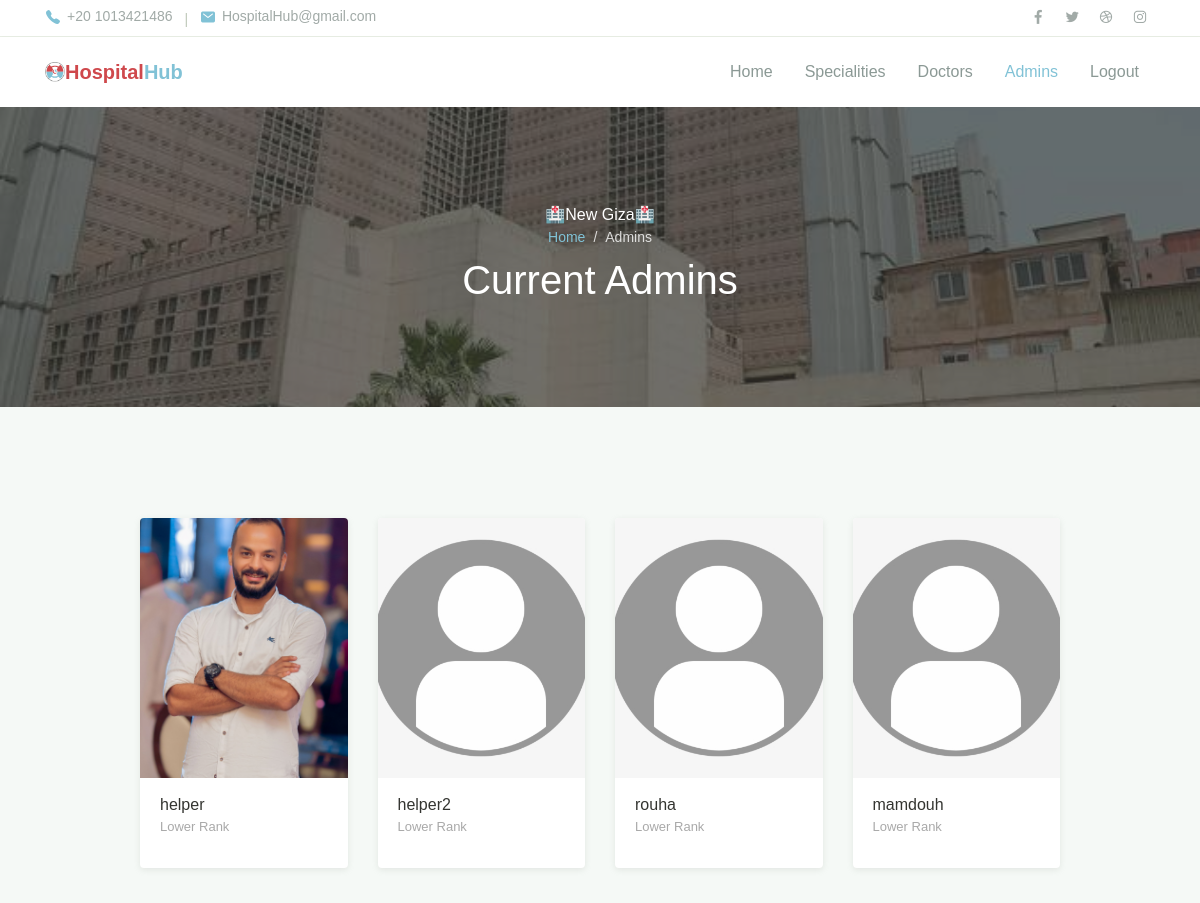
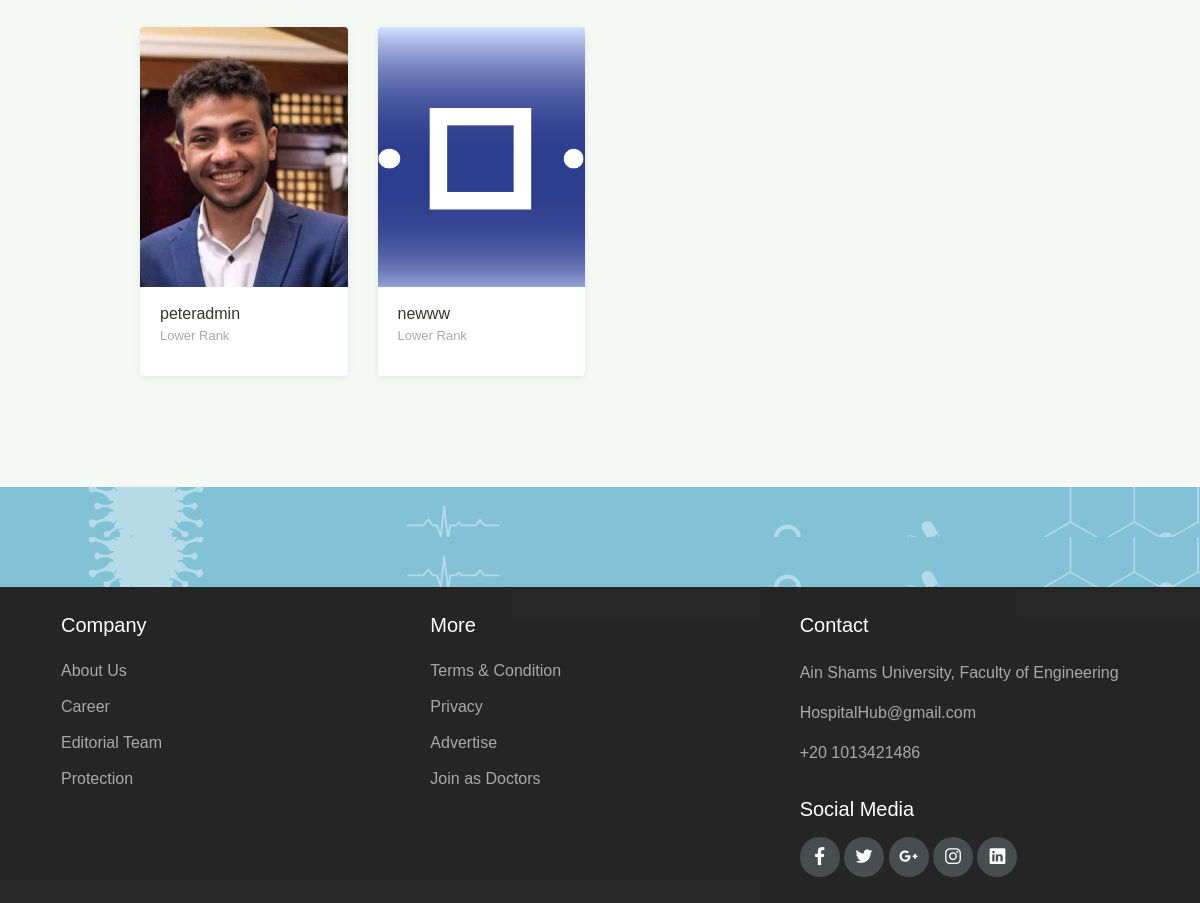
The page /hospital_hub/admin/admins (signed in) on the database its author committed (2 pictures, top to bottom).
### hospital_hub/models.py (models this page shows, shortened)
class Hospital(models.Model):
    name = models.CharField(max_length=100)
    city = models.ForeignKey(City, on_delete=models.PROTECT, null=True)
    specialities = models.ManyToManyField(Speciality, blank=True, null=True)
    image = models.ImageField(
        upload_to="media/", null=True, default="media/no_hospital_img.png")

class Admin(models.Model):
    my_account = models.ForeignKey(
        User, on_delete=models.CASCADE, related_name="my_admin")
    hospital = models.ForeignKey(
        Hospital, on_delete=models.SET_NULL, related_name="my_admins", blank=True, null=True)

class User(AbstractBaseUser):
    username = models.CharField(max_length=255, unique=True)
    email = models.EmailField(
        verbose_name='email address', max_length=255, unique=True)
    full_name = models.CharField(max_length=255, blank=True, null=True)
    phone_number = models.IntegerField()
    city = models.ForeignKey(City, on_delete=models.PROTECT, null=True)
    owner = models.BooleanField(default=False)  # can login
    admin = models.BooleanField(default=False)  # staff user non superuser
    doctor = models.BooleanField(default=False)  # superuser
    patient = models.BooleanField(default=False)  # superuser
    staff = models.BooleanField(default=False)  # necessary
    age   =models.IntegerField(null=True,blank=True)
    created_at = models.DateTimeField(auto_now_add=True,null=True,blank=True)
    image = models.ImageField(
        default="media/no_profile_img.png", upload_to="media/")
    USERNAME_FIELD = 'username'  # username
    EMAIL_FIELD = 'email'  # Email
    REQUIRED_FIELDS = ['email', 'full_name', 'phone_number']
    objects = UserManager()

### hospital_hub/views.py (the view, shortened to what this page needs)
# urls.py: path('admin/admins', views.Admin.ViewAdmins, name='admin_view_admins'),
    def ViewAdmins(request):
        hospital = request.user.my_admin.first().hospital
        admins = AdminModel.objects.filter(hospital=hospital)
        lower_admins = AdminModel.objects.filter(
            hospital=hospital, id__gt=request.user.my_admin.first().id)
        higher_admins = AdminModel.objects.filter(
            hospital=hospital, id__lt=request.user.my_admin.first().id)
        return render(request, "hospital_hub/Admin/view_admins.html", {
            "hospital_name": hospital.name,
            "lower_admins": lower_admins,
            "higher_admins": higher_admins,
        })

### hospital_hub/templates/hospital_hub/Admin/view_admins.html (shortened to what this page needs)
{%extends 'hospital_hub/Admin/admin_layout.html'%}
{%load static%}
{%block body%}
<header>
    <nav class="navbar navbar-expand-lg navbar-light shadow-sm">
        <div class="container">
            <img src="{%static 'hospital_hub/assets/img/logo2.png'%}" alt="" style="width:20px;">
            <a style="color:#81C2D6" class="navbar-brand" href="#"><span class="text-primary2">Hospital</span>Hub </a>
            <div class="collapse navbar-collapse" id="navbarSupport">
                <ul class="navbar-nav ml-auto">
                    <li class="nav-item ">
                        <a class="nav-link" href="{%url 'admin_home'%}">Home</a>
                    </li>
                       <li class="nav-item">
                            <a class="nav-link" href="{%url 'view_specialities'%}">Specialities</a>
                        </li>
                    <li class="nav-item">
                        <a class="nav-link " href="{%url 'admin_view_doctors'%}">Doctors</a>
                    </li>
                    <li class="nav-item active">
                        <a class="nav-link" href="{%url 'admin_view_admins'%}">Admins</a>
                    </li>
                    <li class="nav-item">
                        <a class="nav-link" href="{%url 'admin_logout'%}">Logout</a>
                    </li>
                </ul>
            </div>
        </div>
    </nav>
</header>
<div class="page-banner overlay-dark bg-image"
     style="background-image: url(../../../../static/hospital_hub/assets/img/bg_image_1.jpg)">
    <div class="banner-section">
        <div class="container text-center wow fadeInUp">
            <span class="subhead">🏥{{hospital_name}}🏥</span>
            <nav aria-label="Breadcrumb">
                <ol class="breadcrumb breadcrumb-dark bg-transparent justify-content-center py-0 mb-2">
                    <li class="breadcrumb-item"><a href="{%url 'admin_home'%}">Home</a></li>
                    <li class="breadcrumb-item active" aria-current="page">
                        Admins
                    </li>
                </ol>
            </nav>
            <h1 class="font-weight-normal">
                {%if speciality%}{{speciality}}{%else%}Current Admins{%endif%}
            </h1>
        </div>
    </div>
</div>
<div class="page-section bg-light">
    <div class="container">
        <div class="row justify-content-center">
            <div class="col-lg-10">
                <div class="row">
                    {% for admin in lower_admins %}
                        <div class="col-md-6 col-lg-3 py-3 wow zoomIn">
                            <div class="card-doctor">
                                <div class="header">
                                    {% if admin.my_account.image %}
                                    <img src="{{admin.my_account.image.url}}" alt="" height="260" style="object-fit: cover;">
                                    {% else %}
                                    <img src="{%static 'hospital_hub/assets/img/no_profile_img.png' %}" alt="" height="260" style="object-fit: cover;">
                                    {% endif %}
                                </div>
                                <div class="body">
                                    <p class="text-x2 mb-0" style="text-align:left;">
                                        {{admin.my_account.username}}
                                    </p>
                                    <p  style="text-align:left; color:darkgray; font-size:small">
                                        Lower Rank
                                    </p>
                                </div>
                            </div>
                        </div>
                        {%endfor%}
                </div>
            </div>
        </div>
    </div>
</div>
<div class="page-section banner-home bg-image" style="background-image: url(../assets/img/banner-pattern.svg)">
    <div class="container py-5 py-lg-0">
        <div class="row align-items-center">
            <div class="col-lg-12 wow zoomIn">
            </div>
        </div>
    </div>
</div>
{%endblock%}

### hospital_hub/static/hospital_hub/assets/css/theme.css (style rules this page uses)
:root { --primary: #81C2D6; --accent: #FF3D85; --secondary: #4E5AFE; --warning: #EED818; --info: #05B4E1; --danger: #FF4943; --success: #96C93D; --dark: #343531; --light: #F5F9F6; --cs: #596261; --grey: #6E807A; }
body { font-family: "Source Sans Pro", sans-serif; line-height: 1.5; color: #343531; }
a { color: #07be94; text-decoration: none; background-color: transparent; }
.bg-light { background-color: #F5F9F6 !important; }
.text-primary2 { color: #CF484C !important; }
.breadcrumb { background-color: #f8f9fa; }
.breadcrumb-dark .breadcrumb-item a { color: #81C2D6; }
.breadcrumb-dark .breadcrumb-item + .breadcrumb-item::before { display: inline-block; padding-right: 0.5rem; color: rgba(255, 255, 255, 0.8); content: "/"; }
.breadcrumb-dark .breadcrumb-item.active { color: rgba(255, 255, 255, 0.8); }
.navbar { min-height: 70px; }
.navbar-brand { color:green; font-weight: 600; padding-top: 10px; padding-bottom: 10px; }
.navbar-nav { margin-top: 10px; border-top: 1px solid #E8EEE4; flex-shrink: 0; }
.navbar-nav .nav-link { transition: all .2s ease; }
.navbar-light .navbar-nav .nav-link { color: rgba(110, 128, 122, 0.8); }
.navbar-light .navbar-nav .show > .nav-link, .navbar-light .navbar-nav .active > .nav-link, .navbar-light .navbar-nav .nav-link.show, .navbar-light .navbar-nav .nav-link.active { font-weight: 500; color: #81C2D6; }
@media (min-width: 992px) { .navbar-expand-lg .navbar-nav { margin-top: 0; border-top: none; } }
@media (min-width: 992px) { .navbar-expand-lg .navbar-nav .nav-link { padding-right: 16px; padding-left: 16px; } }
@media (min-width: 992px) { .navbar-expand-lg .navbar-nav { align-items: center; } }
.bg-image { position: relative; background-position: center center; background-size: cover; background-repeat: no-repeat; }
.bg-image > * { position: relative; z-index: 10; }
.page-section { position: relative; padding-top: 80px; padding-bottom: 80px; overflow: hidden; }
.page-banner { position: relative; height: 300px; z-index: 10; }
.page-hero.overlay-dark::before, .page-banner.overlay-dark::before { content: ""; position: absolute; top: 0; left: 0; width: 100%; height: 100%; background: rgba(52, 53, 49, 0.7); z-index: 1; }
.page-banner .breadcrumb-item, .page-banner .breadcrumb-item a { font-size: 14px; }
.hero-section, .banner-section { position: relative; display: -ms-flexbox; display: flex; -ms-flex-align: center; align-items: center; -ms-flex-pack: center; justify-content: center; height: 100%; color: #ffffff; z-index: 10; }
.card-doctor { display: block; margin: 15px auto; width: 100%; max-width: 240px; background-color: #fff; border-radius: 4px; box-shadow: 0 2px 6px rgba(154, 159, 151, 0.2); overflow: hidden; }
.card-doctor .header { position: relative; width: 100%; height: 260px; overflow: hidden; }
.card-doctor .header::before { content: ''; position: absolute; top: 0; left: 0; width: 100%; height: 100%; background-color: rgba(52, 53, 49, 0.36); opacity: 0; transition: opacity .2s linear; }
.card-doctor .header img { width: 100%; }
.card-doctor .body { padding: 15px 20px; }
.banner-home { padding: 0; background-color: #81C2D6; color: #fff; height: 50px; }

### rows shown on the page
Hospital: name "New Giza"
Admin: my_account.image (picture), my_account.username "helper"
Admin: my_account.username "helper2"
Admin: my_account.username "rouha"
Admin: my_account.username "mamdouh"
Admin: my_account.image (picture), my_account.username "peteradmin"
Admin: my_account.image (picture), my_account.username "newww"
